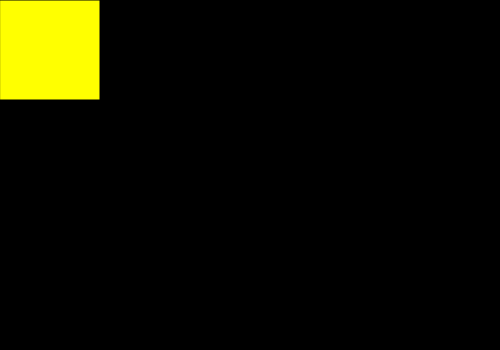
Frame 1 (no input)
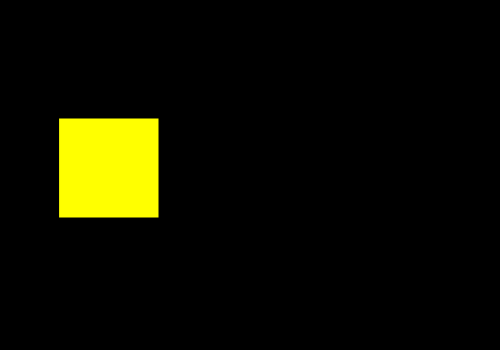
Frame 60 (no input)
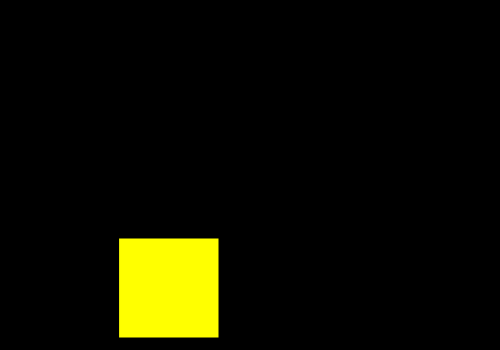
Frame 120 (the mouse pressed at the canvas centre since frame 60)

The p5.js sketch that drew these frames (run headless with seeded random() and noise() and a simulated clock; from frame 60 on, the mouse is pressed at the canvas centre):

// p5.js sketch
// ── sketch.js
const WIDTH = 500;
const HEIGHT = 350;
const RECTWIDTH = 100;
const RECTHEIGHT = 100;
const COLORS = ['yellow', 'green', 'red']
let x = 0;
let y = 0;
let move_right = true;
let move_down = true;
let count = 0;

function setup() {
  createCanvas(WIDTH, HEIGHT);
}

function draw() {
  
  let c = COLORS[count % 3];
  fill(c);
  background('black');
  rect(x, y, RECTWIDTH, RECTHEIGHT);


  if (move_down) {
    y += 2;
    if (y > HEIGHT - RECTHEIGHT) { 
      move_down = false;
      count += 1;
    }
  } else {
    y -= 2
    if (y < 0) {
      move_down = true;
      count += 1;
    }
  }
  
  if (move_right) {
    x += 1;
    if (x > WIDTH - RECTWIDTH) { 
      move_right = false;
      count += 1;
    }
  } else {
    x -= 1
    if (x < 0) {
      move_right = true;
      count += 1;
    }
  }
}
